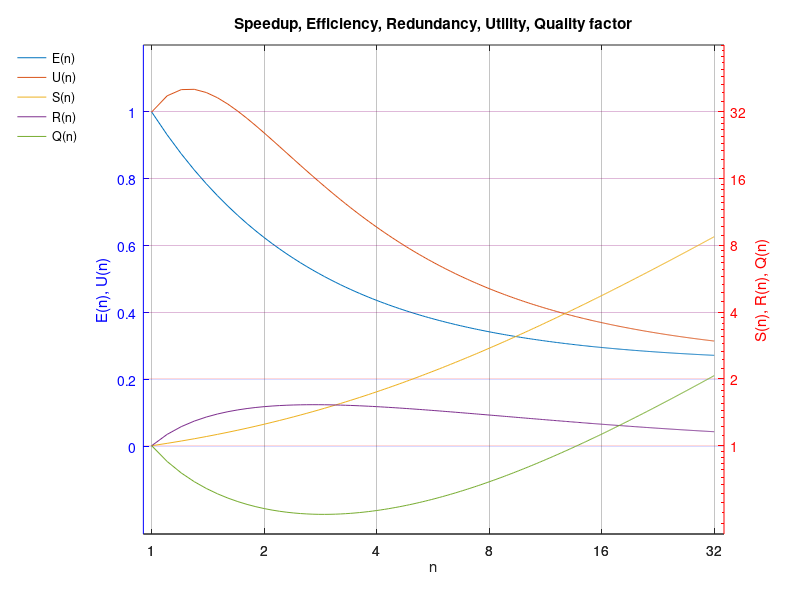

Write MATLAB code to recreate this figure.
vn = 1:0.1:32;

S = [];
E = [];
R = [];
U = [];
Q = [];

for i = vn
  n = i
  Sn = (n + 3) / 4; %accelerarea
  S = [S Sn];
  En = Sn / n; %eficienta
  E = [E En];
  Rn = (n + log2(n)) / n; %redundanta
  R = [R Rn];
  Un = Rn * En; %utilizarea
  U = [U Un];
  Qn = Sn * En / Rn; %factorul de calitate
  Q = [Q Qn];
endfor

[x, y1, y2] = plotyy(vn, [E; U],
                     vn, [S; R; Q], 
                     'plot', 'semilogy');
       
  hold on;

  set(x(1), 'YLim', [-0.26 1.2]);
  set(x(2), 'YLim', [0.4 64]);
  
  set(x, 'XTick', [1, 2, 4, 8, 16, 32]);
  set(x, 'XTickLabel', [1, 2, 4, 8, 16, 32]);
  set(x,'XScale','log');
  set(x, 'XLim', [0.95 34]);
  
  set(x(1), 'YTick', [0, 0.2, 0.4, 0.6, 0.8, 1]);
  set(x(1),'YTickLabel', [0, 0.2, 0.4, 0.6, 0.8, 1]);
  
  set(x(2), 'YTick', [1, 2, 4, 8, 16, 32]);
  set(x(2),'YTickLabel',[1, 2, 4, 8, 16, 32]);
  
  set(x, 'Xgrid', 'on');
  set(x, 'Ygrid', 'on');
  
  set(x, {"ycolor"}, {"b"; "r"});
  
  legend(["E(n)"; "U(n)"; "S(n)"; "R(n)"; "Q(n)"]);
  legend("location", "northwestoutside");
  legend("boxoff");

  title("Speedup, Efficiency, Redundancy, Utility, Quality factor");

  xlabel("n");
  ylabel(x(1), "E(n), U(n)");
  ylabel(x(2), "S(n), R(n), Q(n)");
  
  hold off;